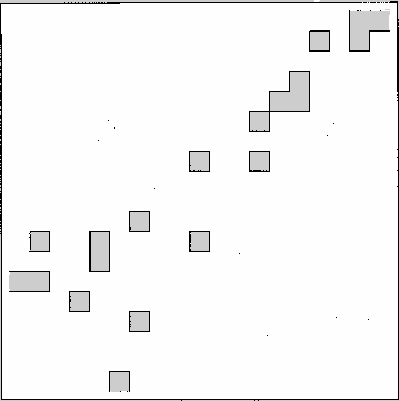
#> input picture path_planer/rrt/my_map.pgm, 399 x 401 px
$ python rrt.py
#> lines starting #> are read from the running program, lines starting #| are printed output that depends on the picture; after the words box and inside, x2 and y2 are one past the last pixel; in counts of white or black regions, pixels touching at a corner belong together
import cv2
import numpy as np
from matplotlib import pyplot as plt
import math
from math import *
from matplotlib.colors import Normalize
import random

pgmf = open('my_map.pgm', 'rb')
image = plt.imread(pgmf)
#> image is the input picture: shape (401, 399); min 0, max 254, mean 246.1

image_copia = 1.0 * (image > 250)
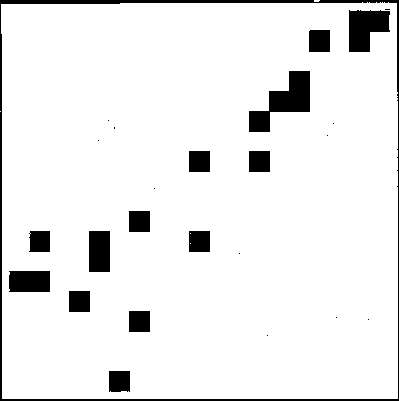
#> image_copia: shape (401, 399) float64; values 0 (black) and 1 (white), 92.5% white; 25 black regions (11 under 20 px), largest, box (x1, y1, x2, y2) and area: (0, 0, 399, 401) 3348, (249, 71, 310, 132) 1721, (349, 10, 390, 52) 1272

goal = (80, 325)
robo = (300, 25)

image_copia[goal[0]][goal[1]] = 0
image_copia[robo[0]][robo[1]] = 0

fig = plt.figure()
fig.canvas.manager.set_window_title('Figura 1')

plt.imshow(image_copia, interpolation='nearest', cmap='gray')
plt.title('Imagem inicial')
plt.show()

#algoritmo
f_crescimento = 10
arvore = [robo]
caminho = []
pais =list()
filhos = list()
max_interacoes = 1000

def achando_no_proximo(arvore, ponto_aleatorio):
    menor_dist = math.dist((350,0), (0,350))
    no_mais_prox = 0
    for n in arvore:
        dist = math.dist(n, ponto_aleatorio)
        if dist < menor_dist:
            menor_dist = dist
            no_mais_prox = n
    return no_mais_prox

def gerando_novo_no(no_mais_prox, ponto_aleatorio, f_crescimento):
    vet_direcao = (ponto_aleatorio[0] - no_mais_prox[0], ponto_aleatorio[1] - no_mais_prox[1])
    modulo_vet = math.sqrt(vet_direcao[0]**2 + vet_direcao[1]**2)

    if modulo_vet < f_crescimento:
        return ponto_aleatorio

    fator = f_crescimento / modulo_vet
    novo_no = (int(no_mais_prox[0] + vet_direcao[0] * fator), int(no_mais_prox[1] + vet_direcao[1] * fator))

    return novo_no

for i in range(max_interacoes):
    ponto_aleatorio = (random.randint(0, 350), random.randint(0, 350))

    no_mais_proximo = achando_no_proximo(arvore, ponto_aleatorio)
    novo_no = gerando_novo_no(no_mais_proximo, ponto_aleatorio, f_crescimento)

    if image_copia[novo_no[0]][novo_no[1]] == 1.0:
        arvore.append(novo_no)
        caminho.append((no_mais_proximo, novo_no))
        pais.append(no_mais_proximo)
        filhos.append(novo_no)

        if math.dist(novo_no, goal) < f_crescimento:
            print("CHEGOOOOOU")
            break
#> after the loop, arvore = 637 pairs, first value 3 to 347, second value 4 to 344; caminho = 636 items; filhos = 636 pairs, first value 3 to 347, second value 4 to 344; pais = 636 pairs, first value 6 to 344, second value 8 to 337


#Mapa em escala de cinza
image_copia = cv2.cvtColor(image.copy(), cv2.COLOR_GRAY2RGB)
#> image_copia: shape (401, 399, 3)

#Função pra colorir as linhas entre um no e outro da arvore
for (ponto1, ponto2) in caminho:
    cv2.line(image_copia, ponto1[::-1], ponto2[::-1], (0, 0, 255), 1) #esse ponto[::-1] serve pra trocar x e y do lugar pq no openCV é ao contrario
#> this loop made 636 passes
#> (ponto1, ponto2) on passes 1 to 3: ((300, 25), (295, 33)), ((295, 33), (293, 42)), ((293, 42), (289, 51))
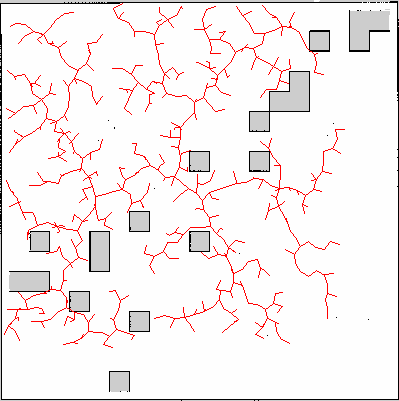
#> image_copia: shape (401, 399, 3); mean B, G, R 238.9, 238.9, 246.2

fig = plt.figure()
fig.canvas.manager.set_window_title('Figura 2')

plt.imshow(image_copia)
plt.title('Caminho gerado pelo RRT')
plt.show()

#colorindo o camnho :)
caminho_correto = []
filho = no_mais_proximo
#> filho = (72, 314)
pai = novo_no

while(1):
    ind = filhos.index(filho)
    pai = pais[ind]
    caminho_correto.append((pai, filho))
    filho = pai
    if(filho == robo):
        break
#> this loop made 53 passes
#> (ind, filho) on passes 1 to 12: (573, (63, 316)), (562, (54, 314)), (518, (48, 307)), (485, (40, 303)), (446, (32, 299)), (275, (27, 291)), (257, (26, 282)), (251, (30, 273)), (247, (33, 264)), (212, (43, 262)), (144, (48, 253)), (128, (47, 244))
#> after the loop, caminho_correto = 53 items


#Função pra colorir o caminho
for (ponto1, ponto2) in caminho_correto:
    cv2.line(image_copia, ponto1[::-1], ponto2[::-1], (255, 0, 0), 1) #esse ponto[::-1] serve pra trocar x e y do lugar pq no openCV é ao contrario
#> this loop made 53 passes
#> (ponto1, ponto2) on passes 1 to 12: ((63, 316), (72, 314)), ((54, 314), (63, 316)), ((48, 307), (54, 314)), ((40, 303), (48, 307)), ((32, 299), (40, 303)), ((27, 291), (32, 299)), ((26, 282), (27, 291)), ((30, 273), (26, 282)), ((33, 264), (30, 273)), ((43, 262), (33, 264)), ((48, 253), (43, 262)), ((47, 244), (48, 253))
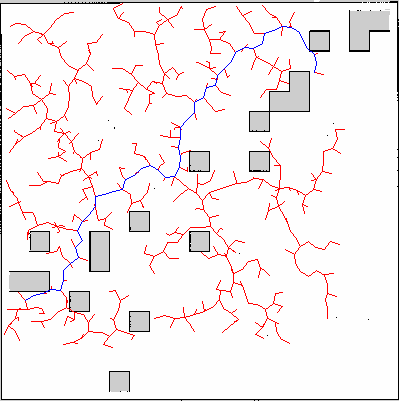
#> image_copia: shape (401, 399, 3); 0.29% of pixels changed, all inside (x1, y1, x2, y2) = (25, 26, 317, 301)

fig = plt.figure()
fig.canvas.manager.set_window_title('Figura 3')

plt.imshow(image_copia)
plt.title('Caminho do robô ate o objetivo')
plt.show()
